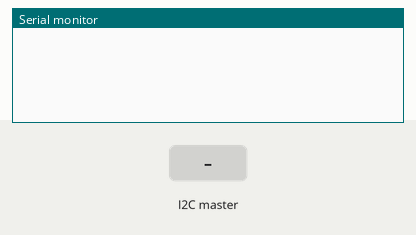
Simulated run of this sketch. Board: Arduino Uno, built with avr-gcc and run on an emulated ATmega328P. Parts: the last lines printed to the serial monitor. The inputs (shaded band) are chosen by the test bench.

Above: at 1.2 s.
1.3 s: the I2C master sends the byte 1
At 2.5 s:
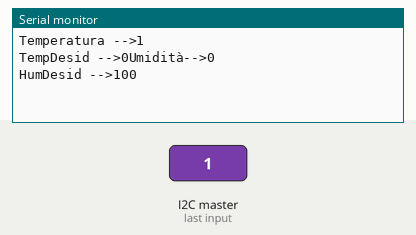
2.8 s: the I2C master sends the byte 0
At 3.8 s:
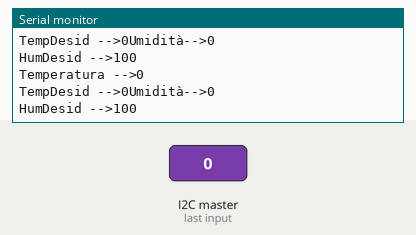

The sketch:

Slave.ino
```cpp
#include <Wire.h>
#define ALZA_T_NO_HUM           0
#define ALZA_T_ABBASSA_HUM      1
#define ABBASSA_T_NO_HUM        2
#define ABBASSA_T_ABBASSA_HUM   3
#define NO_T_NO_HUM             4
#define NO_T_ABBASSA_HUM        5


int humidex[] {100,100,100,100,100,100,100,100,100,100,100,100,100,100,100,100,100,100,100,100,100,85,75,65,55,45,40,30,25,20,15,10,10,10,10,10,10,10,10,10,10,10,10,10,10,10,10,10};  //valori di umidità minimi da 0 a 49 gradi
int Temperatura,Umidita,TempDesid,HumDesid;
byte receive_array[6];
byte azione;

void setup()
{
  Wire.begin(40);                // join i2c bus with address #4
  Wire.onReceive(receiveEvent); // register event
  Wire.onRequest(requestEvent); // register event
  Serial.begin(9600);
  // start serial for output
}

void loop()
{
  delay(100);
}

// function that executes whenever data is received from master
// this function is registered as an event, see setup()
void receiveEvent(int howMany)
{
  byte i=0;

  while( Wire.available() && i<6)
  {
    receive_array[i] = Wire.read(); // receive byte as a character
    i++;
  }
  Temperatura=(int)word(receive_array[1],receive_array[0]);
  TempDesid=(int)word(receive_array[3],receive_array[2]);
  Umidita=(int)word(receive_array[5],receive_array[4]);
  HumDesid=humidex[TempDesid];
  Serial.print("Temperatura -->");
  Serial.print(Temperatura);
  Serial.print("\n");
  Serial.print("TempDesid -->");
  Serial.print(TempDesid);
  Serial.print("Umidità-->");
  Serial.print(Umidita);
  Serial.print("\n");
  Serial.print("HumDesid -->");
  Serial.print(HumDesid);
  Serial.print("\n");
  if(Temperatura>TempDesid+2)
  {
    if(Umidita > HumDesid)
    {
      azione= ABBASSA_T_ABBASSA_HUM;
    }
    else
    {
       azione= ABBASSA_T_NO_HUM;
    }
  }
  if(Temperatura < TempDesid -2)
  {
    if(Umidita > HumDesid)
    {
      azione=ALZA_T_ABBASSA_HUM;
    }
    else
    {
      azione=ALZA_T_NO_HUM;
    }
  }
  if((Temperatura>= TempDesid-2)&&(Temperatura<=TempDesid+2))
  {
    if(Umidita > HumDesid)
    {
      azione=NO_T_ABBASSA_HUM;
    }
    else
    {
      azione=NO_T_NO_HUM;
    }
  }
}
void requestEvent()
{
  Wire.write(azione);

}
```

Measured:
- after the input at 1.3 s, the serial monitor: prints a new line at once (image 1)
- after the input at 2.8 s, the serial monitor: prints a new line at once (image 2)
